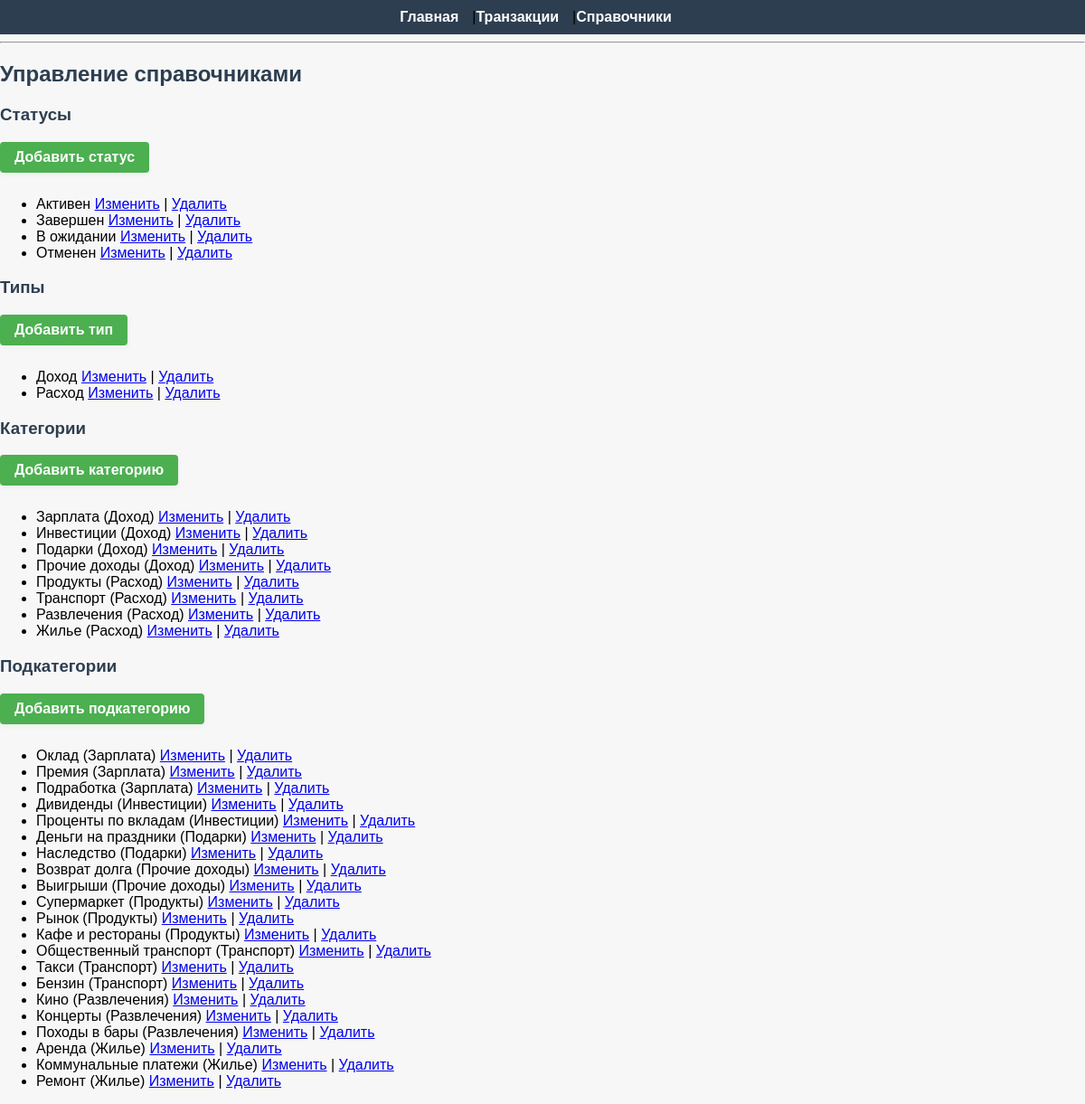
Page /references/ on the committed database.
### transactions/models.py (models this page shows, shortened)
class Status(models.Model):
    name = models.CharField(max_length=50, unique=True)
    class Meta:
        verbose_name_plural = "Statuses"

class Type(models.Model):
    name = models.CharField(max_length=50, unique=True)

class Category(models.Model):
    name = models.CharField(max_length=50)
    type = models.ForeignKey(Type, on_delete=models.CASCADE, related_name='categories')
    class Meta:
        verbose_name_plural = "Categories"

class SubCategory(models.Model):
    name = models.CharField(max_length=50)
    category = models.ForeignKey(Category, on_delete=models.CASCADE, related_name='subcategories')
    class Meta:
        verbose_name_plural = "Subcategories"

### transactions/views.py (the view)
# urls.py: path('references/', views.reference_list, name='reference_list'),
def reference_list(request):
    statuses = Status.objects.all()
    types = Type.objects.all()
    categories = Category.objects.all()
    subcategories = SubCategory.objects.all()
    return render(request, 'transactions/reference_management.html', {
        'statuses': statuses,
        'types': types,
        'categories': categories,
        'subcategories': subcategories,
    })

### transactions/templates/transactions/reference_management.html
{% extends "transactions/base.html" %}
{% block content %}
<h2>Управление справочниками</h2>
<h3>Статусы</h3>
<a href="{% url 'status_create' %}" class="add-link">Добавить статус</a>
<ul>
{% for status in statuses %}
    <li>
        {{ status.name }}
        <a href="{% url 'status_edit' status.id %}">Изменить</a> |
        <a href="{% url 'status_delete' status.id %}">Удалить</a>
    </li>
{% empty %}
    <li>Нет статусов</li>
{% endfor %}
</ul>
<h3>Типы</h3>
<a href="{% url 'type_create' %}" class="add-link">Добавить тип</a>
<ul>
{% for type in types %}
    <li>
        {{ type.name }}
        <a href="{% url 'type_edit' type.id %}">Изменить</a> |
        <a href="{% url 'type_delete' type.id %}">Удалить</a>
    </li>
{% empty %}
    <li>Нет типов</li>
{% endfor %}
</ul>
<h3>Категории</h3>
<a href="{% url 'category_create' %}" class="add-link">Добавить категорию</a>
<ul>
{% for category in categories %}
    <li>
        {{ category.name }} ({{ category.type.name }})
        <a href="{% url 'category_edit' category.id %}">Изменить</a> |
        <a href="{% url 'category_delete' category.id %}">Удалить</a>
    </li>
{% empty %}
    <li>Нет категорий</li>
{% endfor %}
</ul>
<h3>Подкатегории</h3>
<a href="{% url 'subcategory_create' %}" class="add-link">Добавить подкатегорию</a>
<ul>
{% for subcategory in subcategories %}
    <li>
        {{ subcategory.name }} ({{ subcategory.category.name }})
        <a href="{% url 'subcategory_edit' subcategory.id %}">Изменить</a> |
        <a href="{% url 'subcategory_delete' subcategory.id %}">Удалить</a>
    </li>
{% empty %}
    <li>Нет подкатегорий</li>
{% endfor %}
</ul>
{% endblock %}

### static/css/style.css (style rules this page uses)
body { font-family: Arial, sans-serif; background: #f7f7f7; margin: 0; padding: 0; }
h2, h3 { color: #2d3e50; }
body, form, table, .filter-form { animation: fadeIn 0.7s ease; }
.add-link { display: inline-block; background: #4caf50; color: #fff !important; padding: 8px 16px; border-radius: 4px; text-decoration: none; margin-bottom: 10px; font-weight: bold; transition: background 0.2s, box-shadow 0.2s, transform 0.1s; box-shadow: 0 2px 6px rgba(76,175,80,0.08); }

### rows in the picture
Status: name "Активен"
Status: name "Завершен"
Status: name "В ожидании"
Status: name "Отменен"
Type: name "Доход"
Type: name "Расход"
Category: name "Зарплата", type.name "Доход"
Category: name "Инвестиции", type.name "Доход"
Category: name "Подарки", type.name "Доход"
Category: name "Прочие доходы", type.name "Доход"
Category: name "Продукты", type.name "Расход"
Category: name "Транспорт", type.name "Расход"
Category: name "Развлечения", type.name "Расход"
Category: name "Жилье", type.name "Расход"
SubCategory: name "Оклад", category.name "Зарплата"
SubCategory: name "Премия", category.name "Зарплата"
SubCategory: name "Подработка", category.name "Зарплата"
SubCategory: name "Дивиденды", category.name "Инвестиции"
SubCategory: name "Проценты по вкладам", category.name "Инвестиции"
SubCategory: name "Деньги на праздники", category.name "Подарки"
SubCategory: name "Наследство", category.name "Подарки"
SubCategory: name "Возврат долга", category.name "Прочие доходы"
SubCategory: name "Выигрыши", category.name "Прочие доходы"
SubCategory: name "Супермаркет", category.name "Продукты"
SubCategory: name "Рынок", category.name "Продукты"
SubCategory: name "Кафе и рестораны", category.name "Продукты"
SubCategory: name "Общественный транспорт", category.name "Транспорт"
SubCategory: name "Такси", category.name "Транспорт"
SubCategory: name "Бензин", category.name "Транспорт"
SubCategory: name "Кино", category.name "Развлечения"
SubCategory: name "Концерты", category.name "Развлечения"
SubCategory: name "Походы в бары", category.name "Развлечения"
SubCategory: name "Аренда", category.name "Жилье"
SubCategory: name "Коммунальные платежи", category.name "Жилье"
SubCategory: name "Ремонт", category.name "Жилье"
